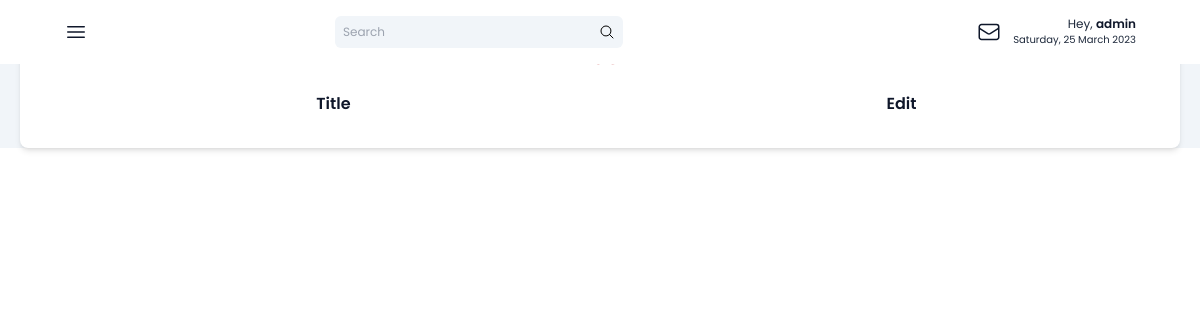
Page /setup/message/ (signed in) on the earlier database version.
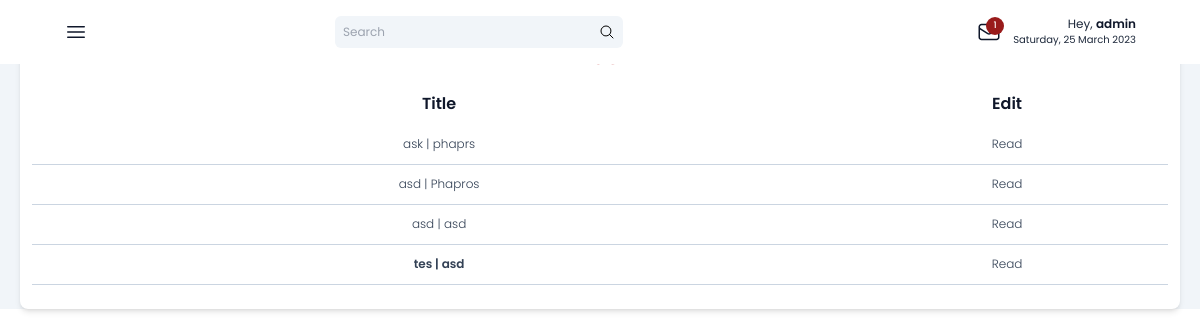
Same page on the later database version.
### post/models.py (models this page shows, shortened)
class Message(models.Model):
    name=models.CharField(max_length=100, verbose_name='Name')
    company=models.CharField(max_length=100, verbose_name='Company')
    email=models.CharField(max_length=100, verbose_name='Email')
    subject=models.CharField(max_length=100, verbose_name='Subject')
    message=models.TextField(verbose_name='Message')
    status_message=models.CharField(max_length=25, choices=STATUS_MESSAGE, default='unread', verbose_name='Status')

### setup/views.py (the view)
# urls.py: path('message/', MessageListView.as_view(), name='messages'),
class MessageListView(LoginRequiredMixin, ListView):
    model = Message
    template_name = 'setup/message_list.html'
    context_object_name = 'messages'
    def get_context_data(self, *args, **kwargs):
        context = super().get_context_data(*args, **kwargs)
        context['message_count'] = Message.objects.filter(status_message ='unread').count()
        context['datetime']= datetime.now().strftime("%A, %d %B %Y ")
        context['contact']= Contact.objects.all()
        context['abouts'] = About.objects.all()
        return context

### setup/templates/setup/message_list.html (shortened to what this page needs)
{% extends '../arcotama_admin.html' %} {% load static %} {% block content %}
<main class="col-span-full md:col-span-3 md:grid-rows-3 mt-3 xl:mt-16 md:px-5 px-16">
  <section class="bg-white rounded-lg shadow-md text-xs font-normal text-slate-900 mt-4 p-3 text-center">
    <h1 class="text-center text-slate-900 font-normal text-2xl"><span class="font-semibold text-red-700">Inbox</span></h1>
    <table class="table-auto my-3 w-full p-40">
      <thead>
        <tr class="text-slate-900 text-base h-10">
          <th class="font-semibold">Title</th>
          <th class="font-semibold">Edit</th>
        </tr>
      </thead>
      <tbody>
        {% for msg in messages %}
        <tr class="text-slate-700 text-xs font-light h-10 border-b-[1px] border-slate-300">
          <td class="{% if msg.status_message == 'unread' %} font-semibold {% else %} font-light {%endif%}">{{msg.subject}} | {{msg.company}}</td>
          <td><a href=" {% url 'setup:message-update' msg.pk %} ">Read</a></td>
        </tr>
        {% endfor %}
      </tbody>
    </table>
  </section>
</main>
{% endblock content %}

### templates/snippets/admin-topbar.html (shortened to what this page needs)
{% load static %}
<div class="flex justify-around md:justify-end space-x-4 items-center relative">
    <a href="{% url 'setup:messages' %}" class="text-slate-900 scale-150"
      >
      {% if not message_count == 0 %}
      <span class="absolute p-px w-4 h-4 rounded-full bg-red-800 text-white notif flex justify-center items-center scale-75 -top-1 -right-1">{{message_count}}</span>
      {% endif %}
    </a>
    <span class="flex flex-col items-end">
      <p class="text-xs text-slate-800">Hey, <span class="text-xs font-semibold text-slate-900">{{user}}</span></p>
      <p class="hidden md:block text-xxs text-slate-800">{{datetime}}</p>
    </span>
  </div>
</section>

Differences in the rows shown:
added Message: subject "ask", company "phaprs"
added Message: subject "asd", company "Phapros"
added Message: subject "asd", company "asd"
added Message: subject "tes", company "asd", status_message "unread" (drawn)
Other differences:
{{ message_count }}: (not shown) → "1"
